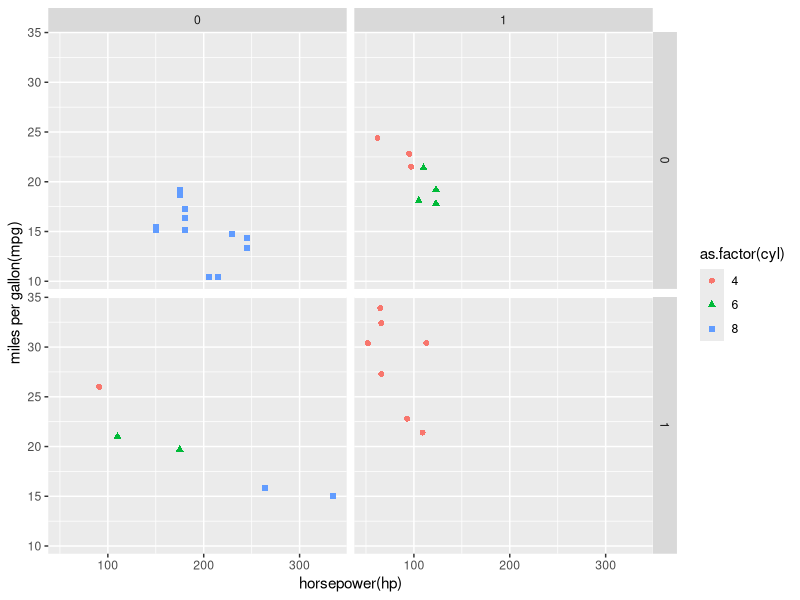
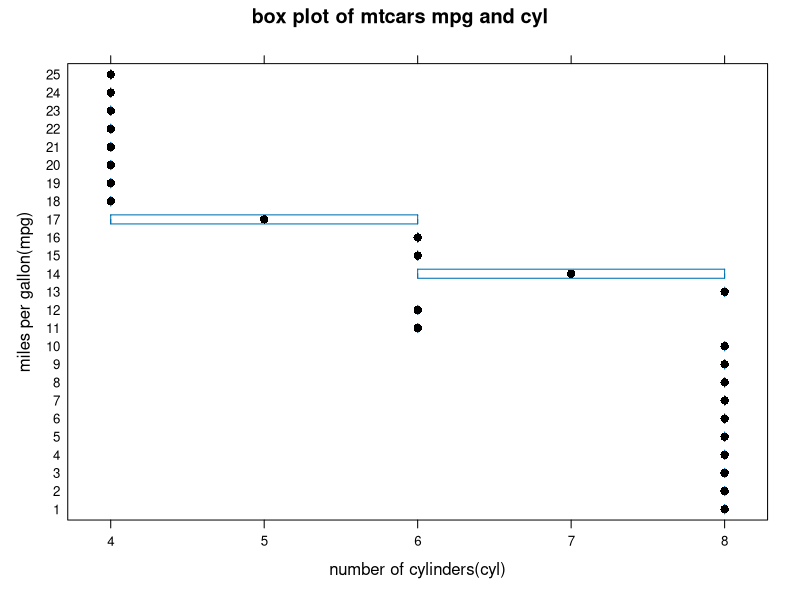
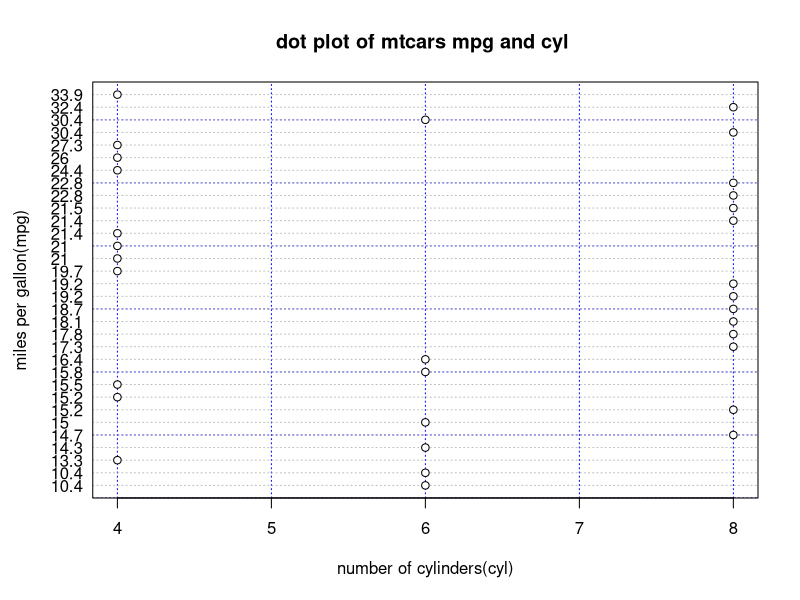
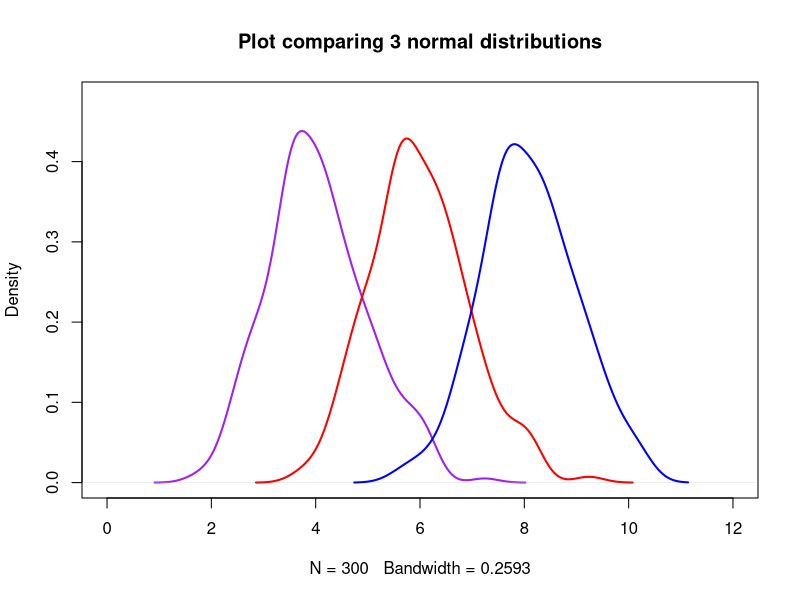
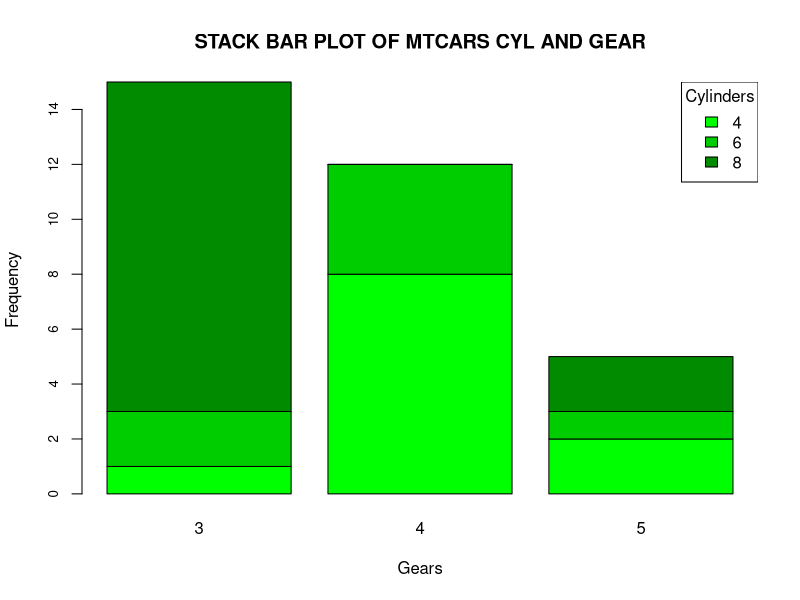

Generate these figures, in order, with R:
## ---- chunk 1
data("mtcars")
library(ggplot2)
## ---- chunk 2
qplot(hp, mpg, data=mtcars, shape=as.factor(cyl), color=as.factor(cyl),
facets=am~vs,size=I(1.7),xlab="horsepower(hp)", ylab="miles per gallon(mpg)")

## ---- chunk 3

library(lattice)
bwplot(mpg ~ cyl ,data=mtcars, ylab = "miles per gallon(mpg)", main= "box plot of mtcars mpg and cyl",
xlab="number of cylinders(cyl)")
## ---- chunk 4

dotchart(mtcars$cyl,sort(mtcars$mpg),main="dot plot of mtcars mpg and cyl ",
xlab= "number of cylinders(cyl)", ylab="miles per gallon(mpg)",panel.first = grid(col= "blue"))

## ---- chunk 5
set.seed(123)
plot(density(rnorm(300,4)), col="purple",xlim=c(0,12),ylim=c(0.0,0.48),lwd=2, main = "Plot comparing 3 normal distributions")
set.seed(123)
lines(density(rnorm(200,6)),col="red",lwd=2)
set.seed(123)
lines(density(rnorm(100,8)),col="blue",lwd=2)

## ---- chunk 6
cyl_gear= table(mtcars$cyl,mtcars$gear)
barplot(cyl_gear, main="STACK BAR PLOT OF MTCARS CYL AND GEAR", xlab="Gears",ylab="Frequency",cex.axis=.8, 
col =c("green","green3","green4"))
legend("topright", title="Cylinders",legend= sort(unique(mtcars$cyl)), fill =c("green","green3","green4"))
